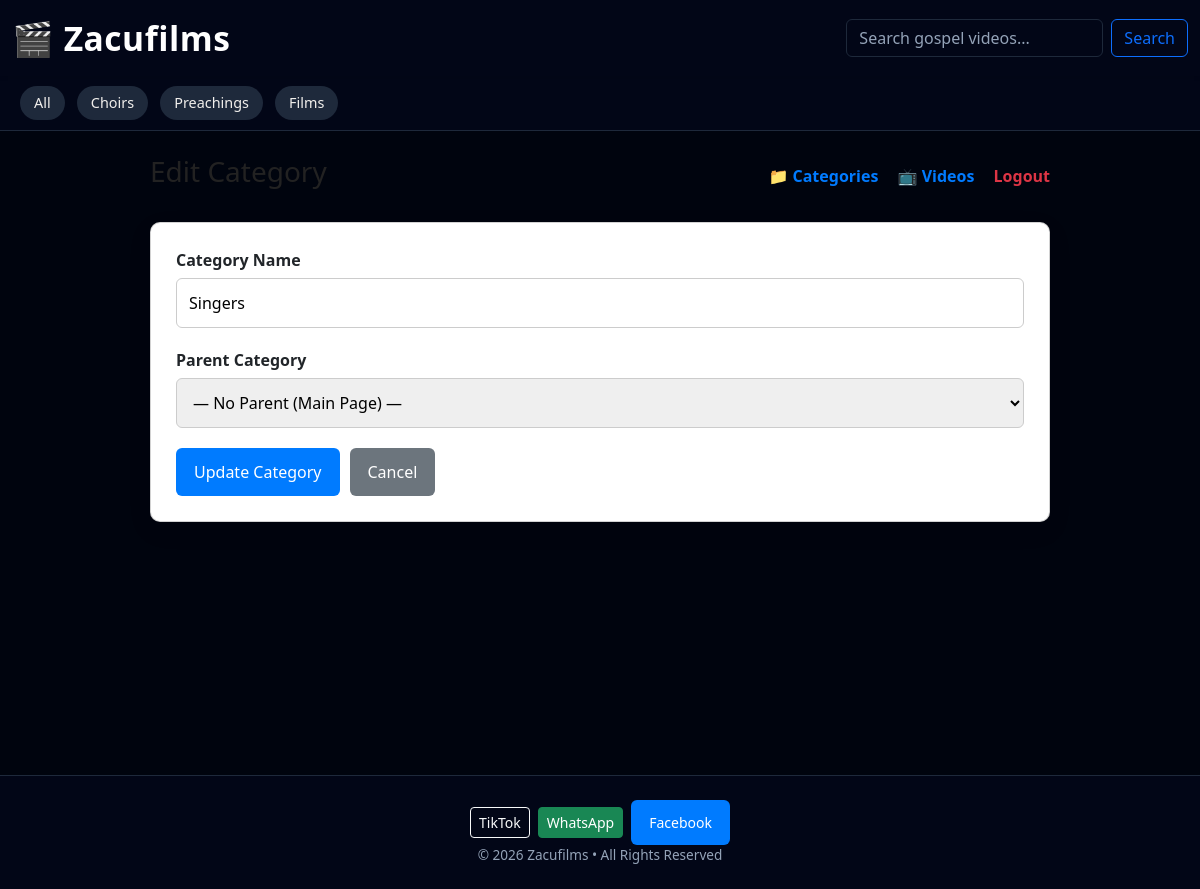
Before: /admin/categories/1/edit (signed in) with the older database file.
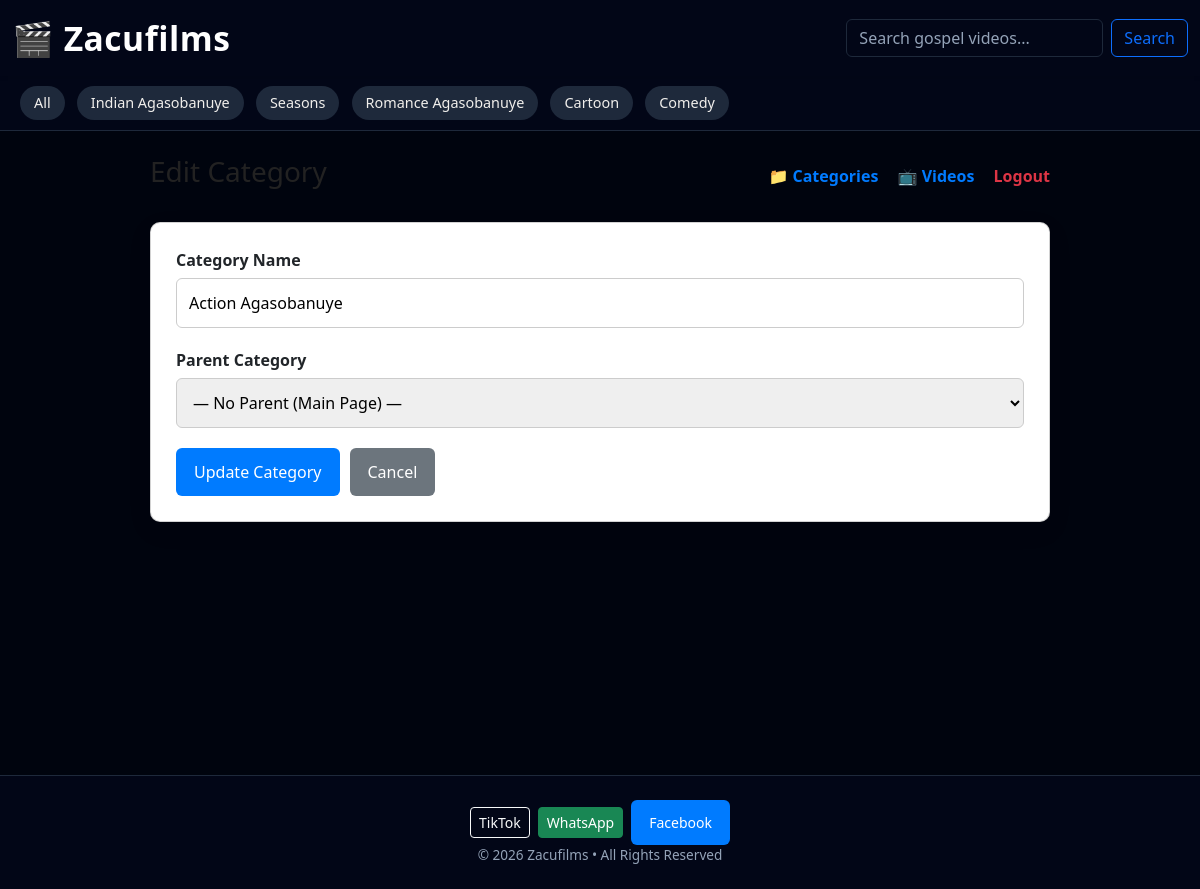
After: the same page with the newer database file.
### app.py (models this page shows)
class Category(db.Model):
    id = db.Column(db.Integer, primary_key=True)
    name = db.Column(db.String(120), nullable=False, unique=True)
    slug = db.Column(db.String(120), nullable=False, unique=True)
    parent_id = db.Column(db.Integer, db.ForeignKey("category.id"))
    parent = db.relationship("Category", remote_side=[id], backref="children")
    videos = db.relationship("Video", backref="category", lazy=True)

### app.py (the view, shortened to what this page needs)
@app.route("/admin/categories/<int:category_id>/edit", methods=["GET", "POST"])
@admin_required
def edit_category(category_id):
    category = Category.query.get_or_404(category_id)
    categories = Category.query.filter(Category.id != category.id).all()
    return render_template("admin_edit_category.html", category=category, categories=categories)

### app.py (called while the page is built)
@app.context_processor
def inject_globals():
    return dict(datetime=datetime)

@app.context_processor
def inject_categories():
    return {
        "categories": Category.query.order_by(Category.name).all()
    }

def admin_required(func):
    @wraps(func)
    def wrapper(*args, **kwargs):
        if not session.get("admin"):
            flash("Admin login required.", "danger")
            return redirect(url_for("admin_login"))
        return func(*args, **kwargs)
    return wrapper

### templates/admin_edit_category.html (shortened to what this page needs)
{% extends "base.html" %}
{% block content %}
<div class="admin-container">
    <div class="admin-header">
        <h1>Edit Category</h1>
        <div class="admin-nav">
            <a href="{{ url_for('manage_categories') }}">📁 Categories</a>
            <a href="{{ url_for('manage_videos') }}">📺 Videos</a>
            <a href="{{ url_for('admin_logout') }}" class="logout">Logout</a>
        </div>
    </div>
    <div class="card">
        <form method="POST" action="{{ url_for('edit_category', category_id=category.id) }}">
            <div class="form-group">
                <label>Category Name</label>
                <input type="text" name="name" value="{{ category.name }}" required>
            </div>
            <div class="form-group">
                <label>Parent Category</label>
                <select name="parent_id">
                    <option value="">— No Parent (Main Page) —</option>
                </select>
            </div>
            <div class="form-actions">
                <button type="submit" class="btn-primary">Update Category</button>
                <a href="{{ url_for('manage_categories') }}" class="btn-secondary">Cancel</a>
            </div>
        </form>
    </div>
</div>
{% endblock %}

### templates/base.html (shortened to what this page needs)
<!DOCTYPE html>
<html lang="en">
<head>
    <link href="https://cdn.jsdelivr.net/npm/bootstrap@5.3.2/dist/css/bootstrap.min.css" rel="stylesheet">
</head>
<body>
<nav class="navbar navbar-expand-lg navbar-dark sticky-top shadow-sm">
    <div class="container-fluid">
        <a class="navbar-brand" href="{{ url_for('index') }}">
            🎬 Zacufilms
        </a>
        <form class="d-flex ms-auto" method="get" action="{{ url_for('search') }}">
            <input class="form-control me-2" type="search" name="q" placeholder="Search gospel videos..." required>
            <button class="btn btn-outline-primary" type="submit">Search</button>
        </form>
    </div>
</nav>
<div class="category-bar">
    <a href="{{ url_for('index') }}" class="category-link">All</a>
    {% for cat in categories %}
        {% if cat.parent_id is none %}
            <a href="{{ url_for('category_landing_page', category_slug=cat.slug) }}"
               class="category-link">{{ cat.name }}</a>
        {% endif %}
    {% endfor %}
</div>
<main class="mt-4">
    <div class="content-wrapper">
        {% block content %}{% endblock %}
    </div>
</main>
<footer>
<div class="d-flex justify-content-center gap-2 align-items-center">
    <a href="https://www.tiktok.com/@yourusername" target="_blank" class="btn btn-outline-light btn-sm">
         TikTok
    </a>
    <a href="https://wa.me/?text=Check+this+site!" target="_blank" class="btn btn-success btn-sm">
         WhatsApp
    </a>
    <a href="https://www.facebook.com/sharer/sharer.php?u={{ request.url }}" target="_blank" class="btn btn-primary btn-sm">
         Facebook
    </a>
</div>
    © {{ datetime.utcnow().year }} Zacufilms • All Rights Reserved
</footer>
</body>
</html>

Changed rows visible on the page:
removed Category: name "Choirs"
removed Category: name "Films"
added Category: name "Indian Agasobanuye"
changed Category: name "Preachings" → "Seasons"
added Category: name "Romance Agasobanuye"
now on this page (row edited): Category: name "Cartoon"
added Category: name "Comedy"
changed Category: name "Singers" → "Action Agasobanuye"
